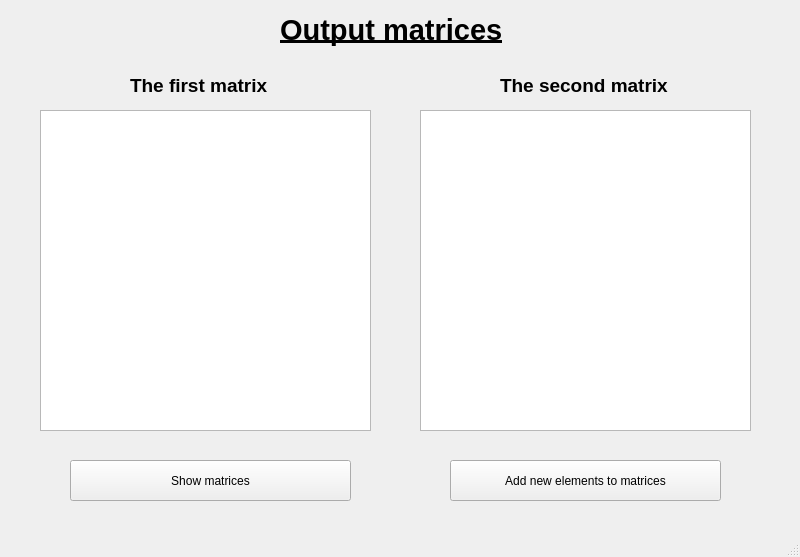
<?xml version="1.0" encoding="UTF-8"?>
<ui version="4.0">
 <class>MainWindow</class>
 <widget class="QMainWindow" name="MainWindow">
  <property name="geometry">
   <rect>
    <x>0</x>
    <y>0</y>
    <width>800</width>
    <height>557</height>
   </rect>
  </property>
  <property name="windowTitle">
   <string>MainWindow</string>
  </property>
  <widget class="QWidget" name="centralwidget">
   <widget class="QPushButton" name="pushButton_addNewElements">
    <property name="geometry">
     <rect>
      <x>450</x>
      <y>460</y>
      <width>271</width>
      <height>41</height>
     </rect>
    </property>
    <property name="text">
     <string>Add new elements to matrices</string>
    </property>
   </widget>
   <widget class="QTextBrowser" name="textBrowser_matrix1">
    <property name="geometry">
     <rect>
      <x>40</x>
      <y>110</y>
      <width>331</width>
      <height>321</height>
     </rect>
    </property>
   </widget>
   <widget class="QTextBrowser" name="textBrowser_matrix2">
    <property name="geometry">
     <rect>
      <x>420</x>
      <y>110</y>
      <width>331</width>
      <height>321</height>
     </rect>
    </property>
   </widget>
   <widget class="QLabel" name="label">
    <property name="geometry">
     <rect>
      <x>280</x>
      <y>-10</y>
      <width>311</width>
      <height>81</height>
     </rect>
    </property>
    <property name="text">
     <string>&lt;html&gt;&lt;head/&gt;&lt;body&gt;&lt;p&gt;&lt;span style=&quot; font-size:22pt; font-weight:700; text-decoration: underline;&quot;&gt;Output matrices&lt;/span&gt;&lt;/p&gt;&lt;/body&gt;&lt;/html&gt;</string>
    </property>
   </widget>
   <widget class="QLabel" name="label_2">
    <property name="geometry">
     <rect>
      <x>130</x>
      <y>70</y>
      <width>181</width>
      <height>31</height>
     </rect>
    </property>
    <property name="text">
     <string>&lt;html&gt;&lt;head/&gt;&lt;body&gt;&lt;p&gt;&lt;span style=&quot; font-size:14pt; font-weight:700;&quot;&gt;The first matrix&lt;/span&gt;&lt;/p&gt;&lt;/body&gt;&lt;/html&gt;</string>
    </property>
   </widget>
   <widget class="QLabel" name="label_3">
    <property name="geometry">
     <rect>
      <x>500</x>
      <y>70</y>
      <width>211</width>
      <height>31</height>
     </rect>
    </property>
    <property name="text">
     <string>&lt;html&gt;&lt;head/&gt;&lt;body&gt;&lt;p&gt;&lt;span style=&quot; font-size:14pt; font-weight:700;&quot;&gt;The second matrix&lt;/span&gt;&lt;/p&gt;&lt;/body&gt;&lt;/html&gt;</string>
    </property>
   </widget>
   <widget class="QPushButton" name="pushButton_showMatrices">
    <property name="geometry">
     <rect>
      <x>70</x>
      <y>460</y>
      <width>281</width>
      <height>41</height>
     </rect>
    </property>
    <property name="text">
     <string>Show matrices</string>
    </property>
   </widget>
  </widget>
  <widget class="QMenuBar" name="menubar">
   <property name="geometry">
    <rect>
     <x>0</x>
     <y>0</y>
     <width>800</width>
     <height>25</height>
    </rect>
   </property>
  </widget>
  <widget class="QStatusBar" name="statusbar"/>
 </widget>
 <resources/>
 <connections/>
</ui>
